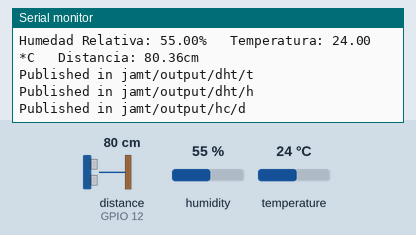
The sketch below on a simulated ESP32. Parts: the last lines printed to the serial monitor. Wiring (inferred from the names in the program): ultrasonic range finder: trigger GPIO 14; echo GPIO 12. The test bench sets the inputs (shaded band); at power-on: distance to the obstacle (sensor on GPIO 12) 80 cm, humidity 55 %, temperature 24 °C. The echo pulse lasts 58.3 µs per cm; WiFi joins after 1.5 s; servers stay silent unless stated; no MQTT or app messages arrive unless stated.

Above: at 2.8 s.
2.9 s: distance to the obstacle (sensor on GPIO 12) set to 2 cm
4.4 s: humidity set to 22 %
At 5.0 s:
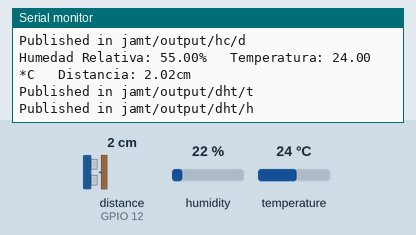
5.9 s: temperature set to 12 °C
At 6.8 s:
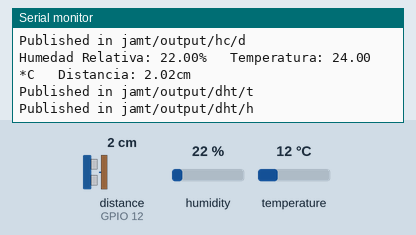
7.4 s: distance to the obstacle (sensor on GPIO 12) set to 4 cm
At 8.2 s:
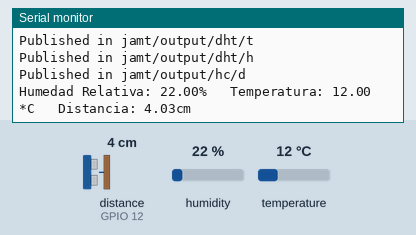
8.9 s: humidity set to 40 %
At 9.4 s:
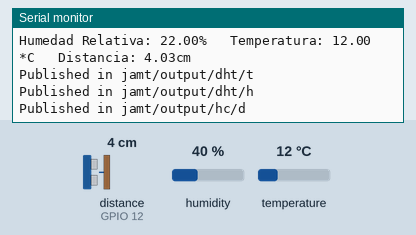
Timing chart, 0 to 10.5 s (numbered marks = the images above; inputs shaded):
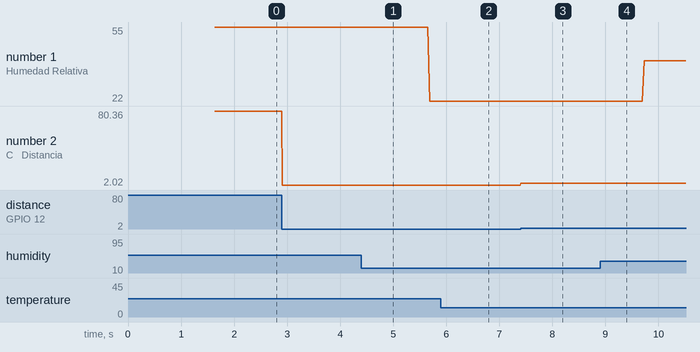

Measured:
- after the input at 7.4 s, the serial monitor: prints a new line at once (image 3)
- plotted number 1: 55 → 22 after the input at 4.4 s, 22 → 40 after the input at 8.9 s
- plotted number 2: 80.36 → 2.02 after the input at 2.9 s, 2.02 → 4.03 after the input at 7.4 s

The sketch:

SensorP3.ino
```cpp
#include <WiFi.h>
#include <PubSubClient.h>
#include <DHT.h>

//DHT
#define DHTPIN 32          //Digital Pin
#define DHTTYPE DHT11     //DHT11 or DHT22
DHT dht(DHTPIN, DHTTYPE);

//HC-SR04
int triggerPin = 14;
int echoPin = 12;

const char *WIFI_SSID = "TECHLAB";
const char *WIFI_PASS = "catolica11";

const char * MQTT_BROKER = "broker.hivemq.com";
const int MQTT_BROKER_PORT = 1883;

const char * MQTT_CLIENT_ID = "jorge.montano@ucb.edu.bo";

const char * SUBSCRIBE_TOPIC_DHT_T = "jamt/output/dht/t";
const char * SUBSCRIBE_TOPIC_DHT_H = "jamt/output/dht/h";
const char * SUBSCRIBE_TOPIC_HC_D = "jamt/output/hc/d";

WiFiClient wiFiClient;
PubSubClient mqttClient(wiFiClient);

boolean mqttClientConnect() {
  Serial.print("Connecting to " + String(MQTT_BROKER));
  if (mqttClient.connect(MQTT_CLIENT_ID)) {
      Serial.print("Connected to " + String(MQTT_BROKER));
  } else {
    Serial.println("Can't connect to " + String(MQTT_BROKER));
  }
  return mqttClient.connected();
}

void setup() {
  Serial.begin(115200);
  Serial.println("Connecting to " + String(WIFI_SSID));
  WiFi.begin(WIFI_SSID, WIFI_PASS);
  while (WiFi.status() != WL_CONNECTED) {
    delay(200);
    Serial.print(".");
  }
  Serial.println(" DONE!");
  mqttClient.setServer(MQTT_BROKER, MQTT_BROKER_PORT);
  dht.begin();
}

long readUltrasonicDistance(int triggerPin, int echoPin)
{
  pinMode(triggerPin, OUTPUT);
  digitalWrite(triggerPin, LOW);
  delayMicroseconds(2);
  digitalWrite(triggerPin, HIGH);
  delayMicroseconds(10);
  digitalWrite(triggerPin, LOW);
  pinMode(echoPin, INPUT);
  return pulseIn(echoPin, HIGH);
}

void loop() {
  float h = dht.readHumidity();
  float t = dht.readTemperature();
  float cm = 0.01723 * readUltrasonicDistance(14, 12);

  Serial.print("Humedad Relativa: ");
  Serial.print(h);
  Serial.print("% \t");
  Serial.print("Temperatura: ");
  Serial.print(t);
  Serial.print(" *C \t");
  Serial.print("Distancia: ");
  Serial.print(cm);
  Serial.println("cm");

  if (!mqttClient.connected()) {
    mqttClientConnect();
  }
  else {
    Serial.println("Published in " + String(SUBSCRIBE_TOPIC_DHT_T));
    mqttClient.publish(SUBSCRIBE_TOPIC_DHT_T, String(t).c_str());
    Serial.println("Published in " + String(SUBSCRIBE_TOPIC_DHT_H));
    mqttClient.publish(SUBSCRIBE_TOPIC_DHT_H, String(h).c_str());
    Serial.println("Published in " + String(SUBSCRIBE_TOPIC_HC_D));
    mqttClient.publish(SUBSCRIBE_TOPIC_HC_D,  String(cm).c_str());
  }
}
```
